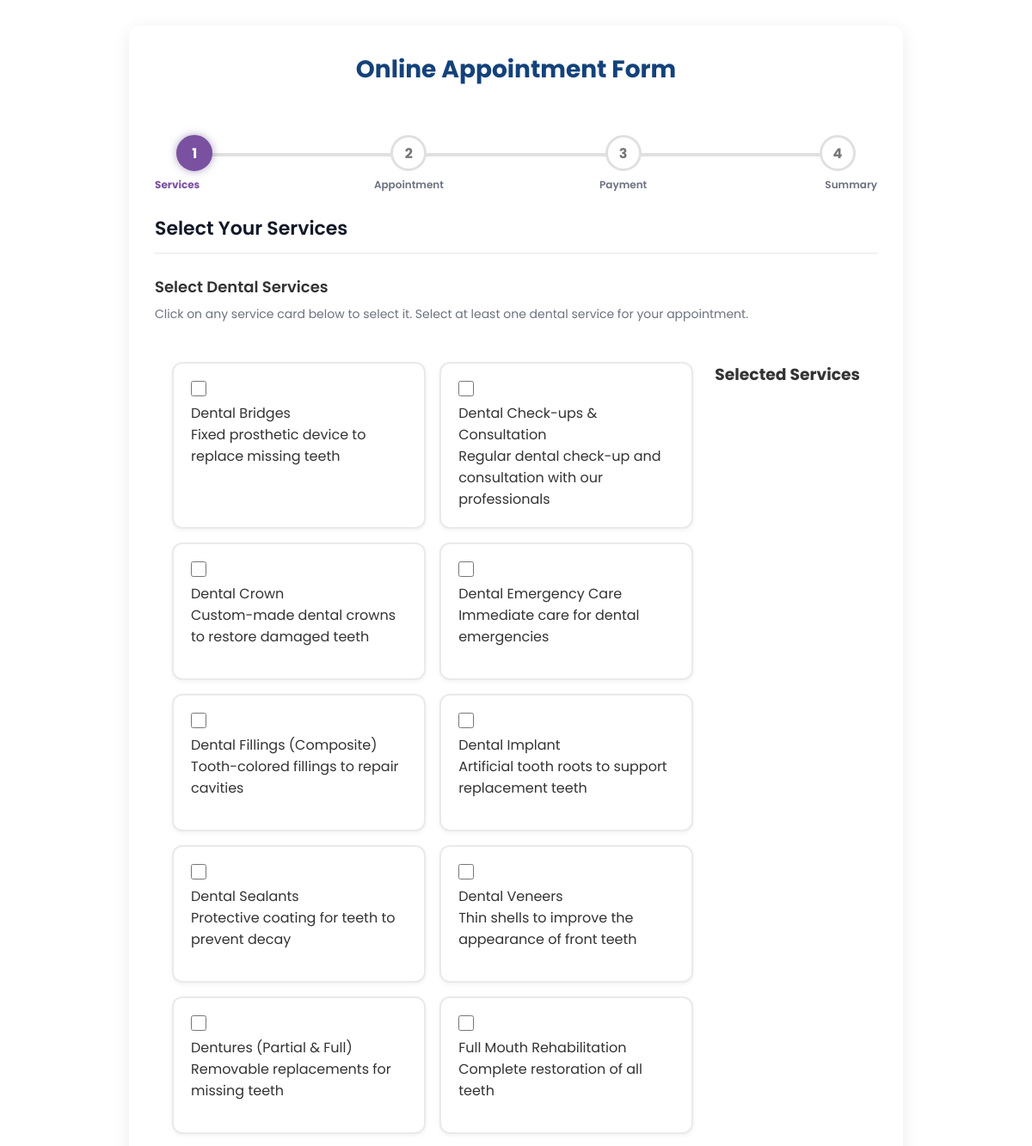
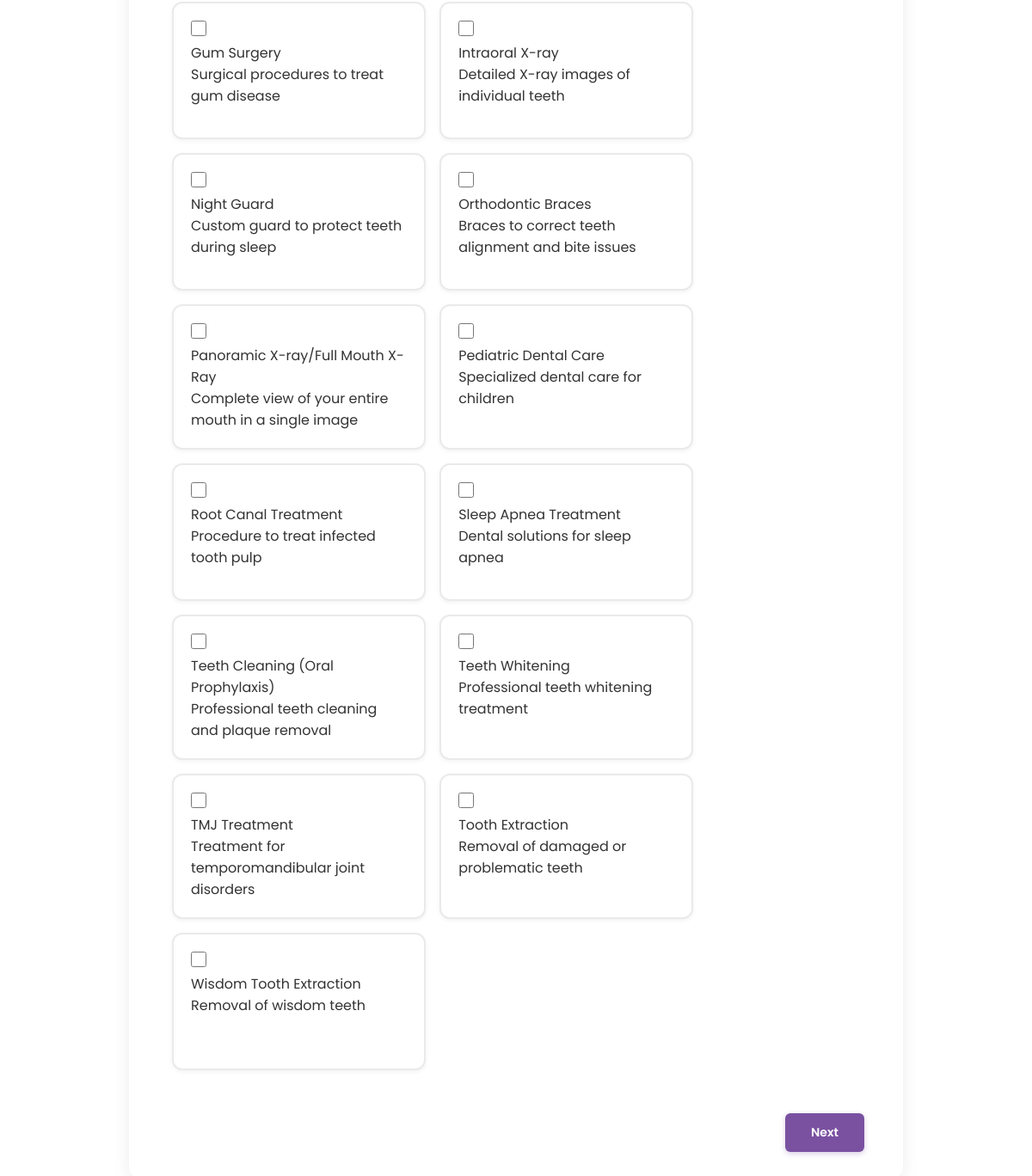
Page /bookings.php (signed in) on the committed database (2 pictures, top to bottom).
### tables this page shows
CREATE TABLE `services` (
  `id` int(11) NOT NULL,
  `name` varchar(100) NOT NULL,
  `price` decimal(10,2) NOT NULL DEFAULT 0.00,
  `description` text DEFAULT NULL,
  `is_active` tinyint(1) NOT NULL DEFAULT 1,
  `created_at` timestamp NOT NULL DEFAULT current_timestamp()
);

### bookings.php (the view, shortened to what this page needs)
<?php
require_once('db.php');
$current_section = $_SESSION['current_section'] ?? 'services';
$services = [];
$servicesQuery = "SELECT id, name, price, description FROM services WHERE is_active = 1 ORDER BY name";
$servicesResult = $conn->query($servicesQuery);
if ($servicesResult && $servicesResult->num_rows > 0) {
  while ($row = $servicesResult->fetch_assoc()) {
    $services[] = $row;
  }
}
$postData = [];
?>
<!DOCTYPE html>
<html lang="en">
<head>
    <link rel="stylesheet" href="assets/css/bookings.css?v=1.4">
  <link rel="stylesheet" href="https://cdnjs.cloudflare.com/ajax/libs/font-awesome/6.4.2/css/all.min.css">
</head>
<body>
<div class="container">
    <h1>Online Appointment Form</h1>
    <div class="progress-container">
      <div class="progress-bar">
                <div class="step <?php echo $current_section === 'services' ? 'active' : ($current_section === 'appointment' || $current_section === 'payment' || $current_section === 'summary' ? 'completed' : ''); ?>">
          <span>1</span>
          <div class="step-label">Services</div>
        </div>
                <div class="step <?php echo $current_section === 'appointment' ? 'active' : ($current_section === 'payment' || $current_section === 'summary' ? 'completed' : ''); ?>">
          <span>2</span>
          <div class="step-label">Appointment</div>
        </div>
                <div class="step <?php echo $current_section === 'payment' ? 'active' : ($current_section === 'summary' ? 'completed' : ''); ?>">
          <span>3</span>
          <div class="step-label">Payment</div>
        </div>
                <div class="step <?php echo $current_section === 'summary' ? 'active' : ''; ?>">
          <span>4</span>
          <div class="step-label">Summary</div>
        </div>
      </div>
    </div>
    <form method="POST" action="process_appointment.php" id="appointmentForm">
            <div id="section1" class="form-section <?php echo $current_section === 'services' ? 'active' : ''; ?>">
    <h2>Select Your Services</h2>
    <div class="services-header">
        <div class="services-title">Select Dental Services</div>
        <div class="services-subtitle">Click on any service card below to select it. Select at least one dental service for your appointment.</div>
    </div>
    <div class="services-container">
        <div class="services-grid">
            <?php foreach ($services as $service): ?>
            <div class="service-card <?php echo (isset($postData['services']) && is_array($postData['services']) && in_array($service['name'], $postData['services'])) ? 'selected' : ''; ?>"
                 data-service-name="<?php echo htmlspecialchars($service['name']); ?>"
                 data-service-price="<?php echo $service['price']; ?>">
                <input type="checkbox" id="service-<?php echo htmlspecialchars(preg_replace('/[^a-zA-Z0-9]/', '-', $service['name'])); ?>"
                    name="services[]"
                    value="<?php echo htmlspecialchars($service['name']); ?>"
                    <?php echo (isset($postData['services']) && is_array($postData['services']) && in_array($service['name'], $postData['services'])) ? 'checked' : ''; ?>
                    class="service-checkbox">
                <div class="service-content">
                    <div class="service-name"><?php echo htmlspecialchars($service['name']); ?></div>
                    <?php if (!empty($service['description'])): ?>
                    <div class="service-description"><?php echo htmlspecialchars($service['description']); ?></div>
                    <?php endif; ?>
                </div>
            </div>
            <?php endforeach; ?>
        </div>
        <div class="selected-services-panel">
            <div class="selected-services-header">
                <h3>Selected Services</h3>
            </div>
        </div>
    </div>
    <div class="button-group">
        <button type="button" class="next-btn">Next</button>
    </div>
</div>
</form>
</div>
</body>
</html>

### assets/css/bookings.css (style rules this page uses)
* { margin: 0; padding: 0; box-sizing: border-box; font-family: "Poppins", sans-serif; }
body { background-color: white; color: #333; }
.container { max-width: 900px; margin: 30px auto; background-color: #fff; border-radius: 12px; padding: 30px; box-shadow: 0 4px 20px rgba(0,0,0,0.08); }
h1 { text-align: center; color: #14427a; margin-bottom: 35px; font-size: 28px; font-weight: 700; }
.progress-container { width: 100%; padding: 20px 0; margin-bottom: 30px; position: relative; z-index: 1; }
.progress-bar { display: flex; justify-content: space-between; position: relative; max-width: 100%; width: 100%; }
.progress-bar::before { content: ''; position: absolute; height: 4px; width: calc(100% - 60px); background-color: #e0e0e0; top: 21px; left: 30px; z-index: 1; }
.step { position: relative; z-index: 2; text-align: center; width: 11%; }
.step span { display: flex; align-items: center; justify-content: center; width: 42px; height: 42px; background-color: white; border: 3px solid #e0e0e0; border-radius: 50%; margin: 0 auto; color: #777; font-weight: bold; font-size: 16px; transition: all 0.3s; }
.step.active span { background-color: #7a51a1; border-color: #7a51a1; color: white; box-shadow: 0 0 10px rgba(90, 64, 129, 0.5); }
.step.active .step-label { color: #7a51a1; font-weight: bold; }
.step-label { font-size: 12px; margin-top: 8px; color: #777; font-weight: 600; transition: all 0.3s; white-space: nowrap; }
.step-label { position: absolute; bottom: -25px; left: 50%; transform: translateX(-50%); font-size: 12px; color: #6b7280; text-align: center; width: 100px; }
.step:first-child .step-label { left: 0; transform: none; text-align: left; }
.step:last-child .step-label { left: auto; right: 0; transform: none; text-align: right; }
.form-section { display: none; animation: fadeIn 0.5s ease; }
.form-section.active { display: block; }
.button-group { display: flex; justify-content: space-between; margin-top: 30px; padding: 0 15px; }
button { padding: 12px 24px; border: none; border-radius: 6px; cursor: pointer; font-weight: 600; font-size: 14px; transition: all 0.3s ease; position: relative; overflow: hidden; }
button.next-btn { background-color: #7a51a1; color: white; margin-left: auto; padding: 12px 30px; box-shadow: 0 2px 6px rgba(122, 81, 161, 0.3); }
input[type="radio"], input[type="checkbox"] { width: 18px; height: 18px; cursor: pointer; accent-color: #7a51a1; }
h2 { color: #111827; margin-bottom: 25px; border-bottom: 1px solid #e5e7eb; padding-bottom: 12px; font-size: 22px; font-weight: 600; }
.service-name { flex: 1; }
.step.active { z-index: 3; }
::placeholder { color: #9ca3af; opacity: 1; }
.services-header { margin-bottom: 25px; }
.services-title { font-size: 18px; font-weight: 600; color: #333; margin-bottom: 8px; }
.services-subtitle { font-size: 14px; color: #6b7280; }
.services-container { display: flex; gap: 25px; margin-bottom: 30px; padding: 20px; border-radius: 8px; transition: all 0.3s ease; }
.services-grid { display: grid; grid-template-columns: repeat(auto-fill, minmax(250px, 1fr)); gap: 16px; flex: 2; }
.service-card { padding: 1.25rem; border-radius: 12px; background-color: #fff; border: 2px solid #eaeaea; box-shadow: 0 2px 5px rgba(0, 0, 0, 0.05); transition: all 0.2s ease-in-out; cursor: pointer; position: relative; min-height: 160px; user-select: none; -webkit-tap-highlight-color: transparent; }

### rows in the picture
services: name "Dental Bridges", description "Fixed prosthetic device to replace missing teeth"
services: name "Dental Check-ups & Consultation", description "Regular dental check-up and consultation with our professionals"
services: name "Dental Crown", description "Custom-made dental crowns to restore damaged teeth"
services: name "Dental Emergency Care", description "Immediate care for dental emergencies"
services: name "Dental Fillings (Composite)", description "Tooth-colored fillings to repair cavities"
services: name "Dental Implant", description "Artificial tooth roots to support replacement teeth"
services: name "Dental Sealants", description "Protective coating for teeth to prevent decay"
services: name "Dental Veneers", description "Thin shells to improve the appearance of front teeth"
services: name "Dentures (Partial & Full)", description "Removable replacements for missing teeth"
services: name "Full Mouth Rehabilitation", description "Complete restoration of all teeth"
services: name "Gum Surgery", description "Surgical procedures to treat gum disease"
services: name "Intraoral X-ray", description "Detailed X-ray images of individual teeth"
services: name "Night Guard", description "Custom guard to protect teeth during sleep"
services: name "Orthodontic Braces", description "Braces to correct teeth alignment and bite issues"
services: name "Panoramic X-ray/Full Mouth X-Ray", description "Complete view of your entire mouth in a single image"
services: name "Pediatric Dental Care", description "Specialized dental care for children"
services: name "Root Canal Treatment", description "Procedure to treat infected tooth pulp"
services: name "Sleep Apnea Treatment", description "Dental solutions for sleep apnea"
services: name "Teeth Cleaning (Oral Prophylaxis)", description "Professional teeth cleaning and plaque removal"
services: name "Teeth Whitening", description "Professional teeth whitening treatment"
services: name "TMJ Treatment", description "Treatment for temporomandibular joint disorders"
services: name "Tooth Extraction", description "Removal of damaged or problematic teeth"
services: name "Wisdom Tooth Extraction", description "Removal of wisdom teeth"
